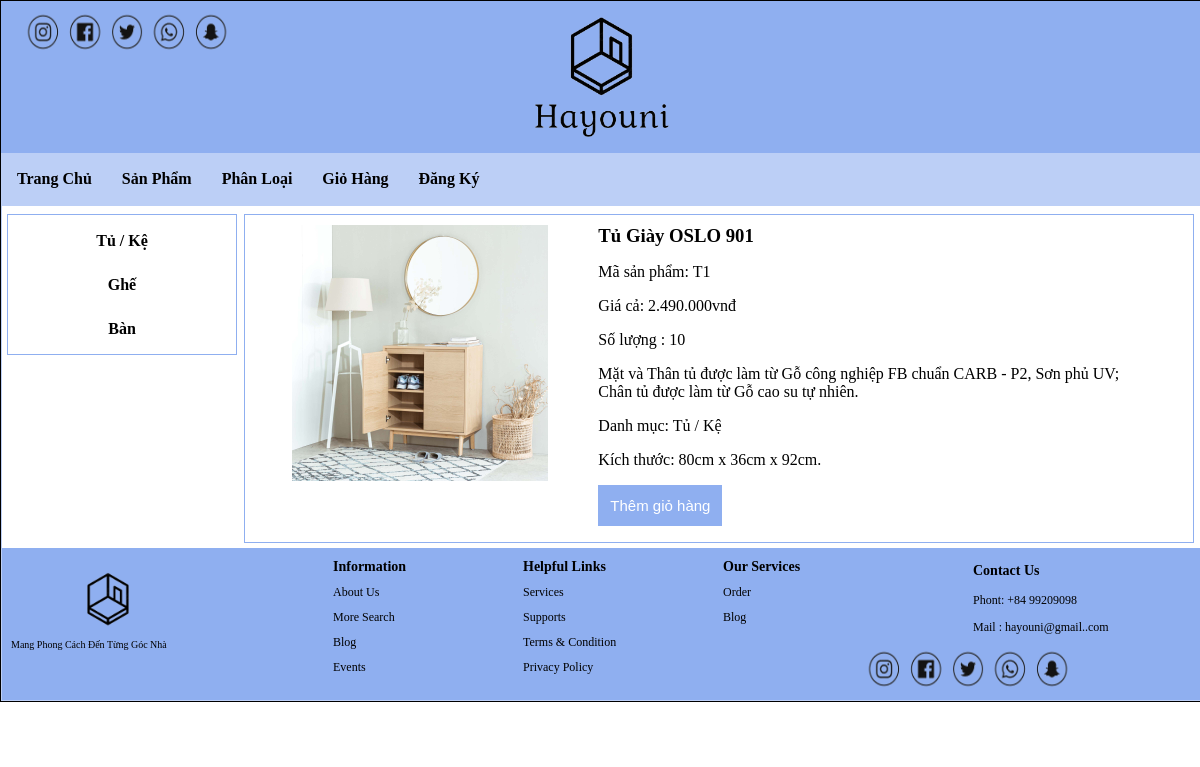
The app's page /index.php?quanly=sanpham&id=33 with its own data.
### tables this page shows
CREATE TABLE `pk_danhmuc` (
  `id_danhmuc` int(11) NOT NULL,
  `tendanhmuc` varchar(100) NOT NULL,
  `thutu` int(11) NOT NULL
);

CREATE TABLE `pk_sanpham` (
  `id_sanpham` int(11) NOT NULL,
  `tensanpham` varchar(250) NOT NULL,
  `masp` varchar(100) NOT NULL,
  `giasp` varchar(50) NOT NULL,
  `soluong` int(11) NOT NULL,
  `soluongban` int(11) DEFAULT NULL,
  `hinhanh` varchar(50) NOT NULL,
  `tomtat` tinytext NOT NULL,
  `noidung` text NOT NULL,
  `tinhtrang` int(11) NOT NULL,
  `id_danhmuc` int(11) NOT NULL
);

### pages/main/sanpham.php (the view)
<?php
	$sql_chitiet = "SELECT * FROM pk_sanpham,pk_danhmuc WHERE pk_sanpham.id_danhmuc=pk_danhmuc.id_danhmuc AND pk_sanpham.id_sanpham='$_GET[id]'LIMIT 1";
	$query_chitiet= mysqli_query($mysqli,$sql_chitiet);
    while($row_chitiet=mysqli_fetch_array($query_chitiet)){
?>
<div class ="wrapper_chitiet">
    <div class ="hinhanh_sanpham">
        <img width=100% src="admincp/modules/quanlysp/uploads/<?php echo $row_chitiet['hinhanh'] ?>">
    </div>
    <form method="POST" action="pages/main/themgiohang.php?idsanpham=<?php  echo $row_chitiet['id_sanpham'] ?>">
    <div class ="chitiet_sanpham">
        <h3 style="margin:0"> <?php echo $row_chitiet['tensanpham'] ?></h3>
        <p>Mã sản phẩm: <?php echo $row_chitiet['masp'] ?></p>
        <p>Giá cả: <?php echo number_format($row_chitiet['giasp'],0,',','.').'vnđ' ?></p>
        <p>Số lượng : <?php echo $row_chitiet['soluong'] ?></p>
        <p><?php echo $row_chitiet['noidung'] ?></p>
        <p>Danh mục: <?php echo $row_chitiet['tendanhmuc'] ?></p>
        <?php
        if($row_chitiet['soluong']>0){
        ?>
        <p><?php echo $row_chitiet['tomtat'] ?></p>
        <p><input class="themgiohang" name="themgiohang" type="submit" value ="Thêm giỏ hàng"></p>
        <?php
         } else{
        ?>
        <span class ="text text-danger">Số lượng hàng đã hết</span>
        <?php
         }
        ?>
    </div>
    </form>
</div>
<?php
}
?>

### pages/sidebar/sidebar.php
<div class="sidebar">
        <ul class="list_sidebar">
	<?php
  		$sql_danhmuc = "SELECT * FROM pk_danhmuc ORDER BY id_danhmuc DESC";
     	        $query_danhmuc = mysqli_query($mysqli,$sql_danhmuc);
		While($row = mysqli_fetch_array($query_danhmuc))
		{
	?>
            	<b><li><a href="index.php?quanly=danhmucsanpham&id=<?php echo $row['id_danhmuc'] ?>"><?php echo $row['tendanhmuc']?></b></a></li>
			<?php
		}
			?>
        </ul>
</div>

### css/style.css (style rules this page uses)
body { margin: 0; padding:0; }
.wrapper_chitiet { height: auto; width: 90%; margin: 0 auto; }
.hinhanh_sanpham { float: left; width: 30%; margin-top: 10px; margin-right: 50px; }
.chitiet_sanpham { float: left; width: 64%; margin-top: 10px; }
input.themgiohang { border: none; background: #8faff0; color: #fff; padding:12px; font-size: 15px; cursor: pointer; }
.sidebar { border: 1px solid #8faff0; height: auto; width: 19%; margin-top: 8px; margin-left: 5px; float: left; }
ul.list_sidebar { padding:0; margin: 0; width: 100%; list-style: none; Line-height: 27px; }
ul.list_sidebar li a { text-decoration:none; text-align: center; color: #000; display:block; }
ul.list_sidebar li { margin: 7px; padding:5px; }

### records on screen
pk_danhmuc: tendanhmuc "Tủ / Kệ"
pk_danhmuc: tendanhmuc "Ghế"
pk_danhmuc: tendanhmuc "Bàn"
pk_sanpham: hinhanh (picture), tensanpham "Tủ Giày OSLO 901", masp "T1", giasp "2.490.000", soluong "10", noidung "Mặt và Thân tủ được làm từ Gỗ công nghiệp FB chuẩn CARB - P2, Sơn phủ UV; Chân tủ được làm từ Gỗ cao su tự nhiên.", id_danhmuc.tendanhmuc "Tủ / Kệ", tomtat "Kích thước: 80cm x 36cm x 92cm."
